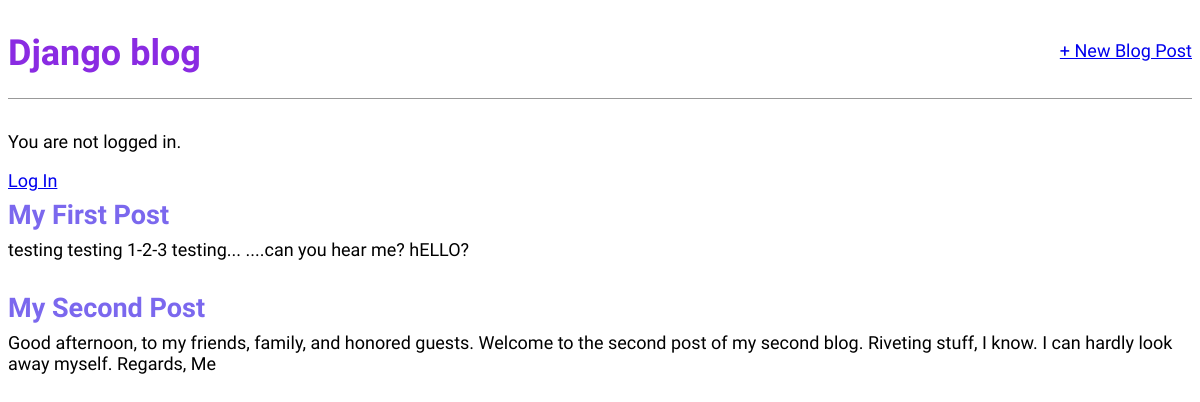
Before: / with the older database file.
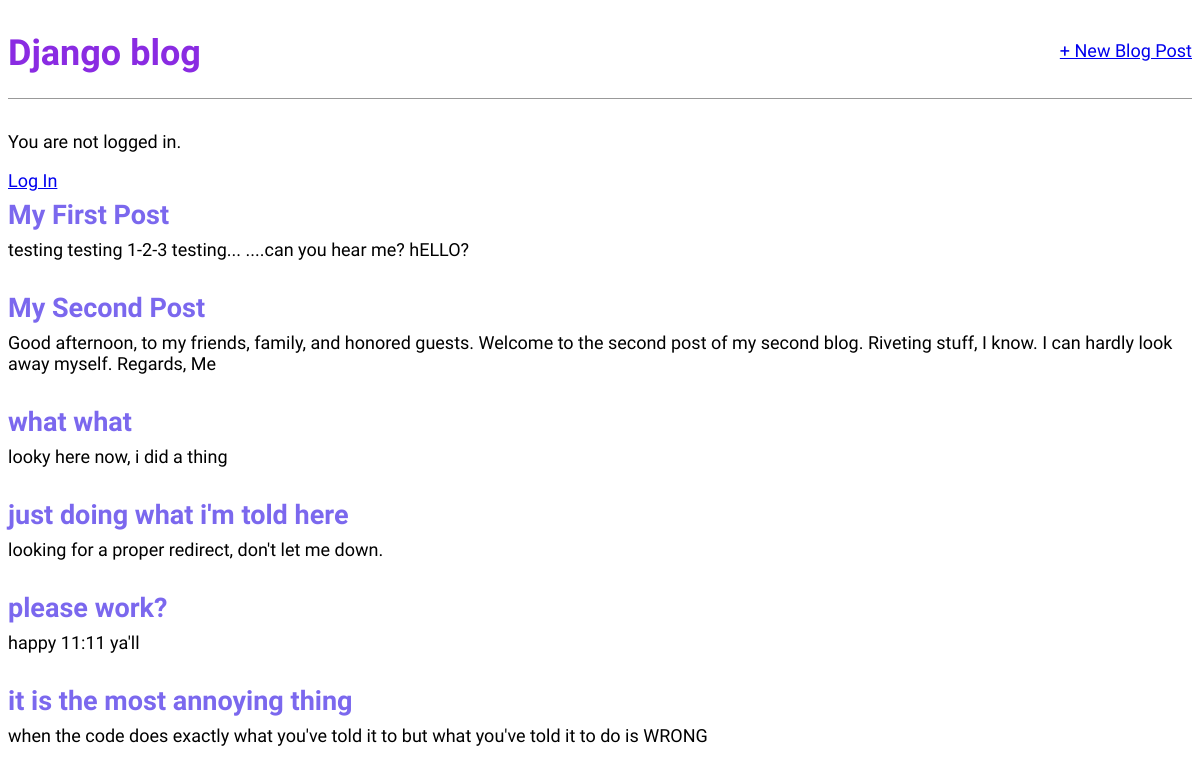
After: the same page with the newer database file.
### blog/models.py (models this page shows, shortened)
class Post(models.Model):
    title = models.CharField(max_length=200)
    author = models.ForeignKey(
        'auth.User',
        on_delete=models.CASCADE,
    )
    body = models.TextField()

### blog/views.py (the view)
# urls.py: path('', BlogListView.as_view(), name='home'),
class BlogListView(ListView):
    model = Post
    template_name = 'home.html'

### templates/home.html
{% extends 'base.html' %}
{% block content %}
  {% for post in object_list %}
    <div class="post-entry">
      <h2><a href="{% url 'post_detail' post.pk %}">{{ post.title }}</a></h2>
      <p>{{ post.body }}</p>
    </div>
  {% endfor %}
{% endblock content %}

### templates/base.html (shortened to what this page needs)
{% load static %}
<html>
  <head>
    <link href="{% static 'css/base.css' %}" rel="stylesheet">
  </head>
  <body>
    <header>
      <div class="nav-left">
        <h1><a href="{% url 'home' %}">Django blog</a></h>
      </div>
      <div class="nav-right">
        <a href="{% url 'post_new' %}">+ New Blog Post</a>
      </div>
    </header>
    {% if user.is_authenticated %}
        <p>Hi {{ user.username }}!</p>
        <p><a href="{% url 'logout' %}">Log out</a></p>
    {% else %}
        <p>You are not logged in.</p>
        <a href="{% url 'login' %}">Log In</a>
    {% endif %}
      <div>
        {% block content %}
        {% endblock content %}
      </div>
  </body>
</html>

### static/css/base.css (style rules this page uses)
body { font-family: 'Source Sans Pro', sans-serif; font-size: 18px; }
header { border-bottom: 1px solid #999; margin-bottom: 2rem; display: flex; }
header h1 a { color: blueviolet; text-decoration: none; }
.nav-left { margin-right: auto; }
.nav-right { display: flex; padding-top: 2rem; }
.post-entry { margin-bottom: 2rem; }
.post-entry h2 { margin: 0.5rem 0; }
.post-entry h2 a { color: mediumslateblue; text-decoration: none; }
.post-entry p { margin: 0; font-weight: 400; }

Changed rows visible on the page:
added Post: title "what what", body "looky here now, i did a thing"
added Post: title "just doing what i'm told here", body "looking for a proper redirect, don't let me down."
added Post: title "please work?", body "happy 11:11 ya'll"
added Post: title "it is the most annoying thing", body "when the code does exactly what you've told it to but what you've told it to do is WRONG"
